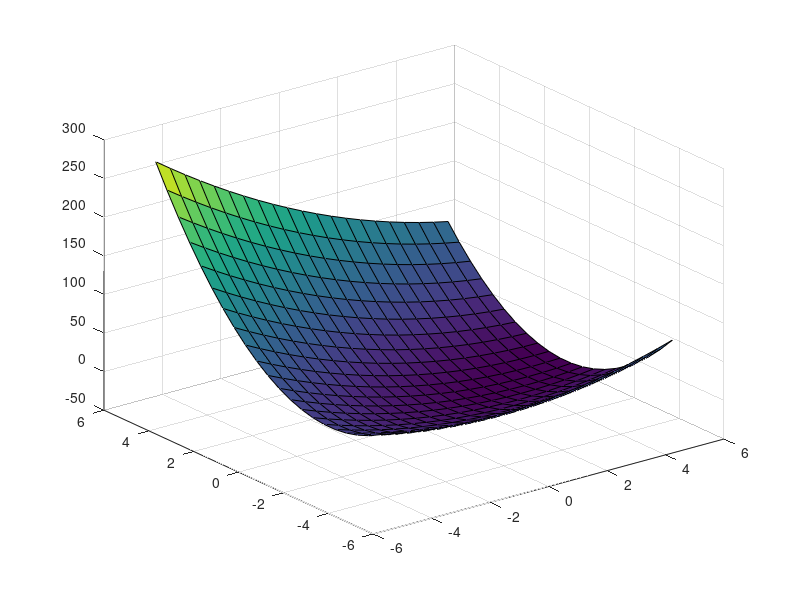
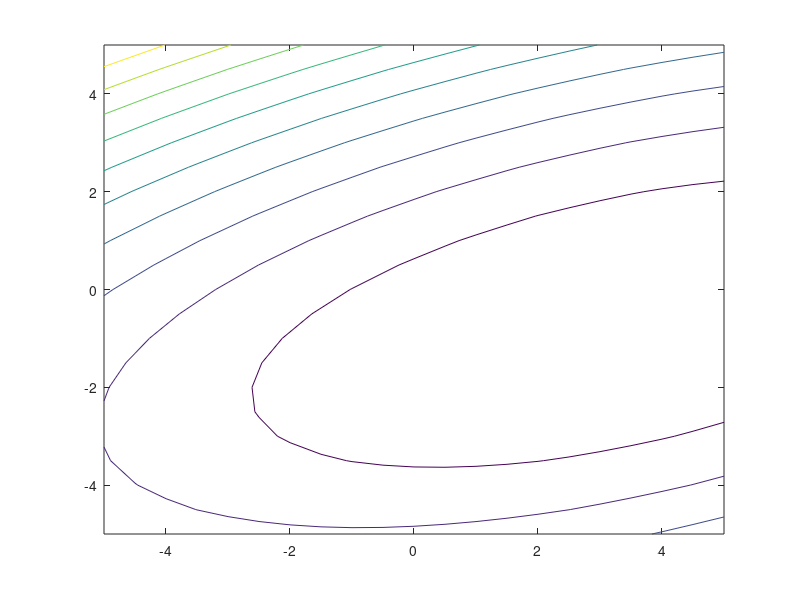

The MATLAB script that drew these images, in order:

%a)
[x,y]=meshgrid(-5:0.5:5)
fun=@(X,Y) (-8*X)+(X.^2)+(12*Y)+(4*Y.^2)-(2*X.*Y);
z=fun(x,y)

f1=figure
surf(x,y,z)

f2=figure
contour(x,y,z)

% i guess x=3 and y=0.5
%b)
myfun=@(X) (-8*X(1))+(X(1).^2)+(12*X(2))+(4*X(2).^2)-(2*X(1).*X(2));
x0=[0,0];
options=optimset('TolF',10^-6,'TolX',10^-6)
[xf,ffinal2,flag2,output] = fminsearch(myfun,x0,options)
xfinal2=xf(1)
yfinal2=xf(2)
iter2=output.iterations

%c)
%fminsearch uses the Nelder-Mead simplex algorithm